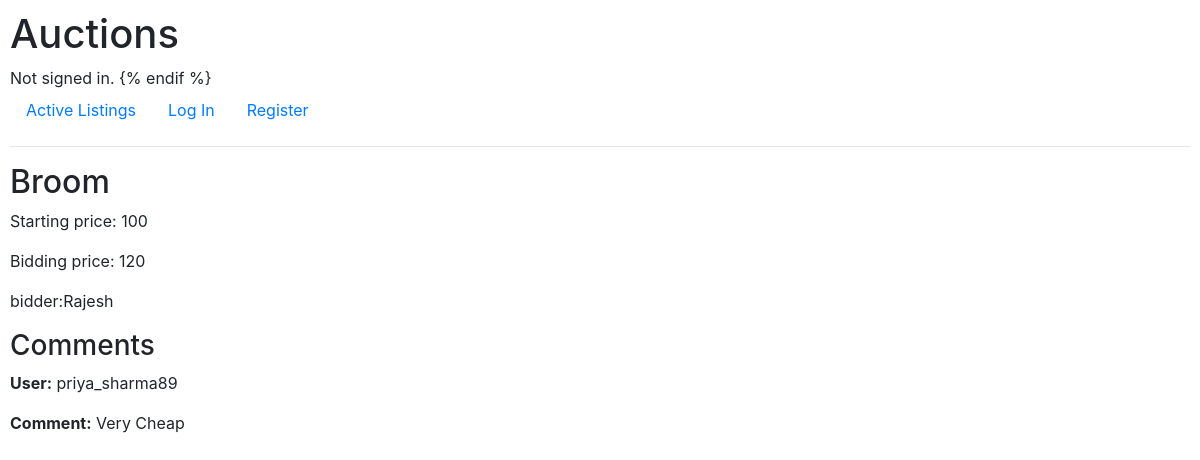
The page /1 on the database its author committed.
### auctions/models.py (models this page shows, shortened)
class Listing(models.Model):
    listing_id = models.BigAutoField(primary_key=True)
    auction_item = models.CharField(max_length=64)
    price = models.IntegerField()
    category = models.CharField(max_length=64, default="General")
    active_status = models.BooleanField(default=True)
    photo_url  = models.ImageField(upload_to="Product_Images", default="abcd.jpg")

class User(AbstractUser):
    user_name = models.BigAutoField(primary_key=True)
    def __str__(self):
        return f"{self.username}"

class Comment(models.Model):
    id = models.BigAutoField(primary_key=True)
    username = models.ForeignKey(User, on_delete=models.CASCADE, related_name="commentator")
    product_id = models.ForeignKey(Listing, on_delete=models.CASCADE, related_name="auction_id")
    comment = models.TextField(max_length=200)

### auctions/views.py (the view)
# urls.py: path("<str:auction_id>", views.auction, name="auction"),
def auction(request, auction_id):
    listing = get_object_or_404(Listing, listing_id=auction_id)
    latest_bid = Bid.objects.filter(product_id=listing).order_by('-bid_price').first()
    comments = Comment.objects.filter(product_id=listing)
    return render(request, "auctions/auction.html", {
        "auction_item": listing.auction_item,
        "price": listing.price,
        "category": listing.category,
        "bidding_price": latest_bid.bid_price if latest_bid else "No bids yet",
        "bidder": latest_bid.username if latest_bid else "No bidders",
        "comment": comments
    })

### auctions/templates/auctions/auction.html
{% extends "auctions/layout.html" %} {% block body %}
<h2>{{auction_item}}</h2>
<p>Starting price: {{price}}</p>
<p>Bidding price: {{bidding_price}}</p>
<p>bidder:{{bidder}}</p>
<h3>Comments</h3>
{% for comment in comment %}
<div>
  <p><strong>User:</strong> {{ comment.username.username }}</p>
  <p><strong>Comment:</strong> {{ comment.comment }}</p>
</div>
{% endfor %} {% endblock %}

### auctions/static/auctions/styles.css (style rules this page uses)
body { padding: 10px; }

### rows shown on the page
Listing: auction_item "Broom"
User: username "Rajesh"
Comment: username.username "priya_sharma89", comment "Very Cheap"

### other values the page prints
{{ price }} "100"
{{ bidding_price }} "120"
